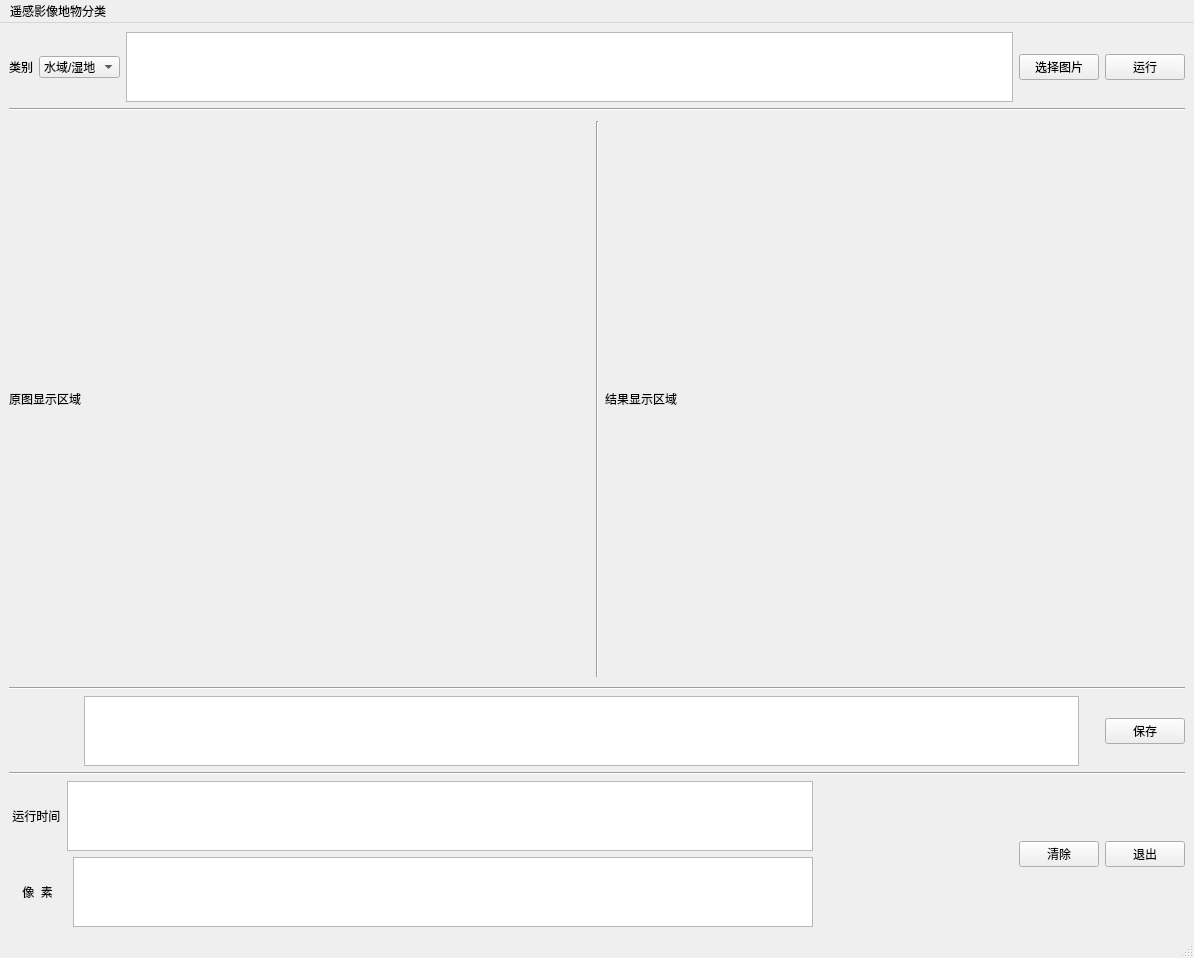
<?xml version="1.0" encoding="UTF-8"?>
<ui version="4.0">
 <class>MainWindow</class>
 <widget class="QMainWindow" name="MainWindow">
  <property name="geometry">
   <rect>
    <x>0</x>
    <y>0</y>
    <width>1194</width>
    <height>958</height>
   </rect>
  </property>
  <property name="windowTitle">
   <string>遥感影像地物分类</string>
  </property>
  <widget class="QWidget" name="centralwidget">
   <layout class="QVBoxLayout" name="verticalLayout_3">
    <item>
     <layout class="QVBoxLayout" name="verticalLayout_2">
      <item>
       <layout class="QHBoxLayout" name="horizontalLayout">
        <item>
         <widget class="QLabel" name="label">
          <property name="text">
           <string>类别</string>
          </property>
         </widget>
        </item>
        <item>
         <widget class="QComboBox" name="comboBox">
          <item>
           <property name="text">
            <string>水域/湿地</string>
           </property>
          </item>
          <item>
           <property name="text">
            <string>建筑</string>
           </property>
          </item>
          <item>
           <property name="text">
            <string>耕地</string>
           </property>
          </item>
          <item>
           <property name="text">
            <string>林地</string>
           </property>
          </item>
          <item>
           <property name="text">
            <string>草地</string>
           </property>
          </item>
         </widget>
        </item>
        <item>
         <widget class="QTextBrowser" name="tb_path_open">
          <property name="sizePolicy">
           <sizepolicy hsizetype="Expanding" vsizetype="Preferred">
            <horstretch>1</horstretch>
            <verstretch>0</verstretch>
           </sizepolicy>
          </property>
         </widget>
        </item>
        <item>
         <widget class="QPushButton" name="pb_select">
          <property name="text">
           <string>选择图片</string>
          </property>
         </widget>
        </item>
        <item>
         <widget class="QPushButton" name="pb_run">
          <property name="text">
           <string>运行</string>
          </property>
         </widget>
        </item>
       </layout>
      </item>
      <item>
       <widget class="Line" name="line">
        <property name="orientation">
         <enum>Qt::Horizontal</enum>
        </property>
       </widget>
      </item>
      <item>
       <layout class="QHBoxLayout" name="horizontalLayout_2">
        <property name="spacing">
         <number>6</number>
        </property>
        <property name="topMargin">
         <number>4</number>
        </property>
        <property name="bottomMargin">
         <number>4</number>
        </property>
        <item>
         <widget class="QLabel" name="label_img">
          <property name="sizePolicy">
           <sizepolicy hsizetype="Preferred" vsizetype="Preferred">
            <horstretch>1</horstretch>
            <verstretch>0</verstretch>
           </sizepolicy>
          </property>
          <property name="text">
           <string>原图显示区域</string>
          </property>
         </widget>
        </item>
        <item>
         <widget class="Line" name="line_3">
          <property name="sizePolicy">
           <sizepolicy hsizetype="Preferred" vsizetype="Preferred">
            <horstretch>0</horstretch>
            <verstretch>50</verstretch>
           </sizepolicy>
          </property>
          <property name="orientation">
           <enum>Qt::Vertical</enum>
          </property>
         </widget>
        </item>
        <item>
         <widget class="QLabel" name="label_result">
          <property name="sizePolicy">
           <sizepolicy hsizetype="Preferred" vsizetype="Preferred">
            <horstretch>1</horstretch>
            <verstretch>0</verstretch>
           </sizepolicy>
          </property>
          <property name="text">
           <string>结果显示区域</string>
          </property>
         </widget>
        </item>
       </layout>
      </item>
      <item>
       <widget class="Line" name="line_2">
        <property name="orientation">
         <enum>Qt::Horizontal</enum>
        </property>
       </widget>
      </item>
      <item>
       <layout class="QHBoxLayout" name="horizontalLayout_5">
        <item>
         <layout class="QVBoxLayout" name="verticalLayout_5">
          <property name="rightMargin">
           <number>75</number>
          </property>
         </layout>
        </item>
        <item>
         <widget class="QTextBrowser" name="tb_path_save">
          <property name="sizePolicy">
           <sizepolicy hsizetype="Expanding" vsizetype="Preferred">
            <horstretch>0</horstretch>
            <verstretch>0</verstretch>
           </sizepolicy>
          </property>
         </widget>
        </item>
        <item>
         <layout class="QHBoxLayout" name="horizontalLayout_10">
          <property name="leftMargin">
           <number>20</number>
          </property>
         </layout>
        </item>
        <item>
         <widget class="QPushButton" name="pb_save">
          <property name="text">
           <string>保存</string>
          </property>
         </widget>
        </item>
       </layout>
      </item>
      <item>
       <widget class="Line" name="line_4">
        <property name="orientation">
         <enum>Qt::Horizontal</enum>
        </property>
       </widget>
      </item>
      <item>
       <layout class="QHBoxLayout" name="horizontalLayout_7">
        <item>
         <layout class="QVBoxLayout" name="verticalLayout">
          <item>
           <layout class="QHBoxLayout" name="horizontalLayout_3">
            <item>
             <widget class="QLabel" name="label_2">
              <property name="text">
               <string> 运行时间</string>
              </property>
             </widget>
            </item>
            <item>
             <widget class="QTextBrowser" name="tb_time">
              <property name="sizePolicy">
               <sizepolicy hsizetype="Expanding" vsizetype="Preferred">
                <horstretch>0</horstretch>
                <verstretch>0</verstretch>
               </sizepolicy>
              </property>
             </widget>
            </item>
           </layout>
          </item>
          <item>
           <layout class="QHBoxLayout" name="horizontalLayout_4">
            <item>
             <widget class="QLabel" name="label_5">
              <property name="text">
               <string>    像  素    </string>
              </property>
             </widget>
            </item>
            <item>
             <widget class="QTextBrowser" name="tb_pixnum">
              <property name="sizePolicy">
               <sizepolicy hsizetype="Expanding" vsizetype="Preferred">
                <horstretch>0</horstretch>
                <verstretch>0</verstretch>
               </sizepolicy>
              </property>
             </widget>
            </item>
           </layout>
          </item>
         </layout>
        </item>
        <item>
         <layout class="QVBoxLayout" name="verticalLayout_4">
          <property name="leftMargin">
           <number>200</number>
          </property>
         </layout>
        </item>
        <item>
         <layout class="QHBoxLayout" name="horizontalLayout_6">
          <property name="rightMargin">
           <number>0</number>
          </property>
          <item>
           <widget class="QPushButton" name="pb_clear">
            <property name="sizePolicy">
             <sizepolicy hsizetype="Fixed" vsizetype="Fixed">
              <horstretch>0</horstretch>
              <verstretch>0</verstretch>
             </sizepolicy>
            </property>
            <property name="text">
             <string>清除</string>
            </property>
           </widget>
          </item>
          <item>
           <widget class="QPushButton" name="pb_exit">
            <property name="sizePolicy">
             <sizepolicy hsizetype="Fixed" vsizetype="Fixed">
              <horstretch>0</horstretch>
              <verstretch>0</verstretch>
             </sizepolicy>
            </property>
            <property name="text">
             <string>退出</string>
            </property>
           </widget>
          </item>
         </layout>
        </item>
       </layout>
      </item>
     </layout>
    </item>
   </layout>
  </widget>
  <widget class="QStatusBar" name="statusbar"/>
  <widget class="QMenuBar" name="menubar">
   <property name="geometry">
    <rect>
     <x>0</x>
     <y>0</y>
     <width>1194</width>
     <height>28</height>
    </rect>
   </property>
   <widget class="QMenu" name="menu">
    <property name="title">
     <string>遥感影像地物分类</string>
    </property>
   </widget>
   <addaction name="menu"/>
  </widget>
 </widget>
 <resources/>
 <connections/>
</ui>
